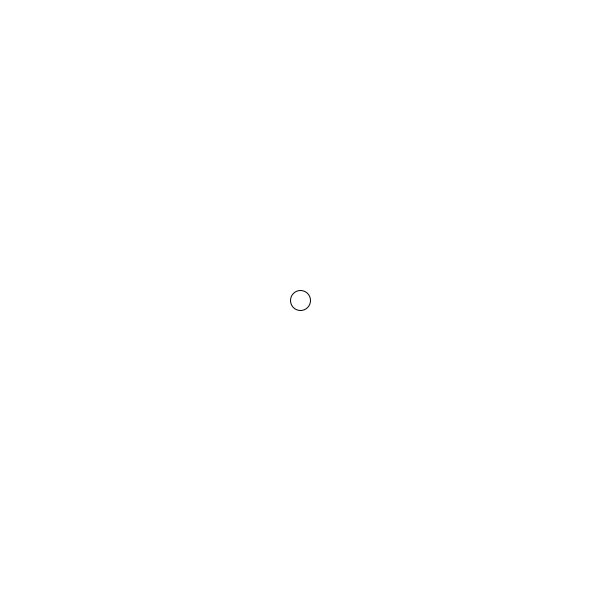
Frame 1 (no input)
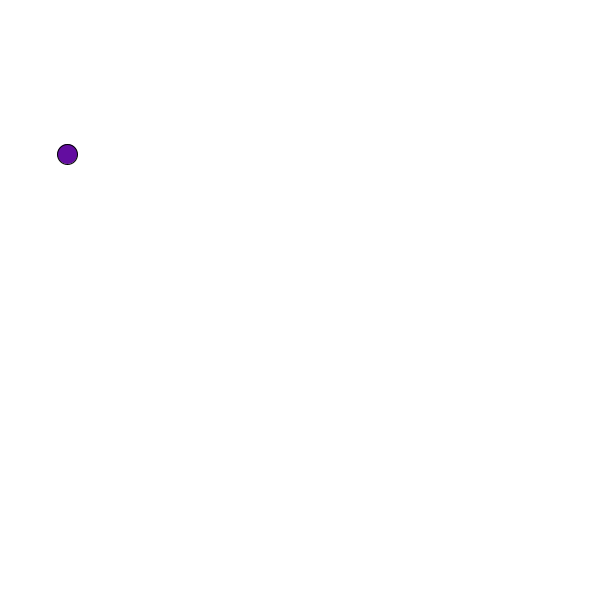
Frame 60 (the mouse pressed at the canvas centre just before this capture)
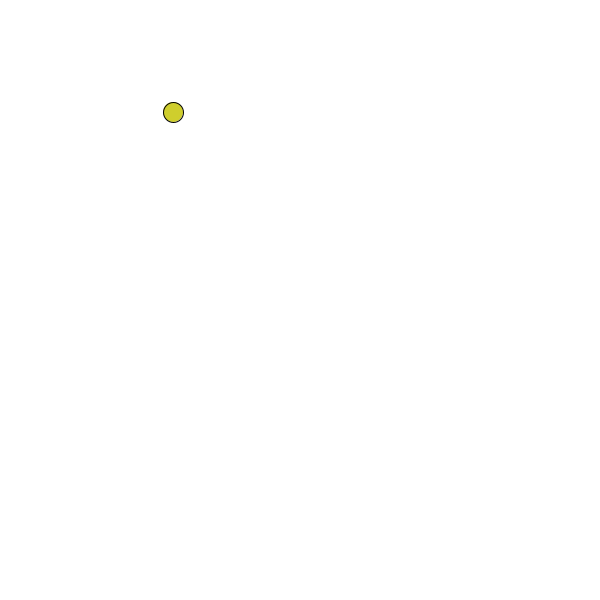
Frame 120 (the mouse held since frame 60 and released just before this capture)

The Processing sketch that drew these frames (run headless with seeded random() and noise(); from frame 60 on, the mouse is pressed at the canvas centre):

// Processing sketch: processing_105372
// ── processing_105372.pde

void setup() {
  size(600, 600);
}

float ballx = 300;
float bally = 300;
float ay = 25;
float ax = -4;
float times =1;



void draw() {


  background(255, 255, 255);

  ellipse(ballx, bally, 20, 20);                       //ball
  fill(random(255), random(255), random(255));


  bally = bally + ay;                                // original speed in y axis
  if ( bally+ay >= 595 || bally+ay<=5) {             // bounce when reach the top & bottom
    ay = -ay;
  } 
  if (ay!= 0 || bally<595) {                         //add a force of direction down 
    ay=ay+1;
  }

  // println(bally);
  // println(ay);



  if (int(ballx) <= 5 || int(ballx) >= 595) {      //the times of the ball reaching the left wall and the right wall changes the direction of ball changes
    times=times+1;
  }

  if (times/2==int(times/2)) {
    ballx=ballx-ax;
  }
  else {
    ballx=ballx+ax;
  }
  if (ax>0) {                                     //the direction of force in x axis changes everytimes the ball reaches the left wall and right wall
    ax=ax-0.002;
  }
  if (ax<0) {
    ax=ax+0.002;
  }

  //    println(ax);
  //    println(ballx);
}
